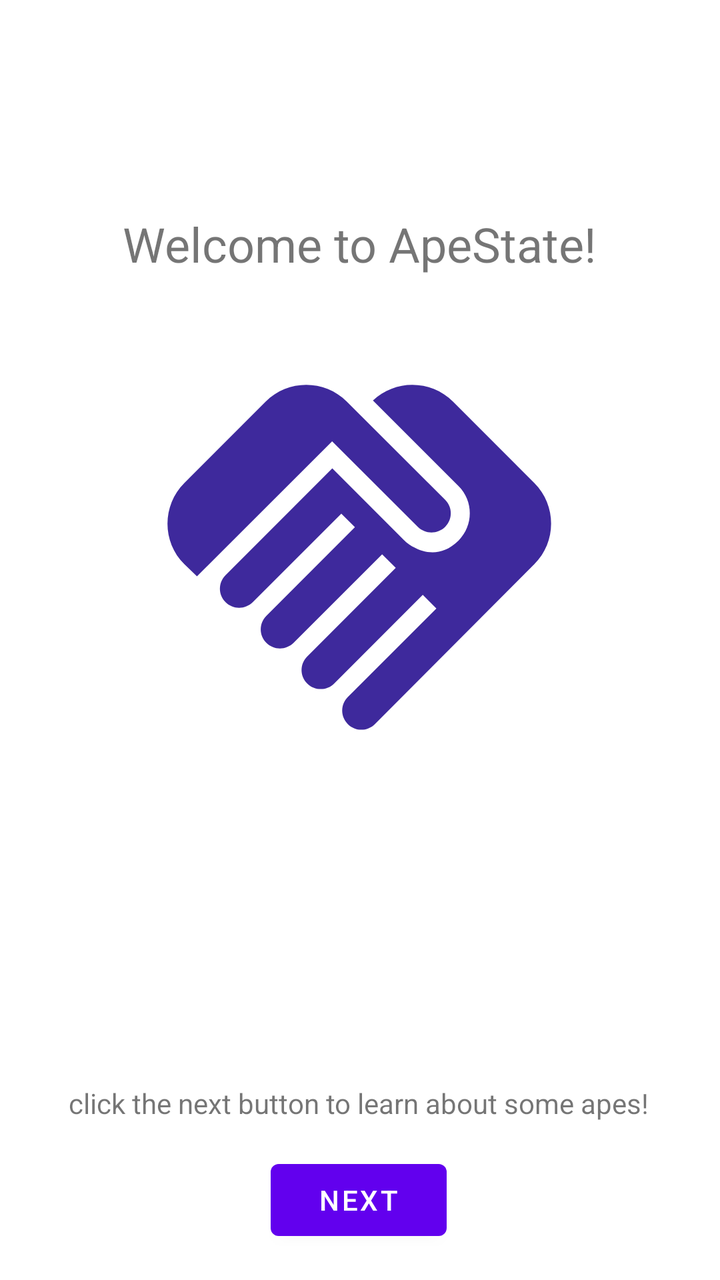
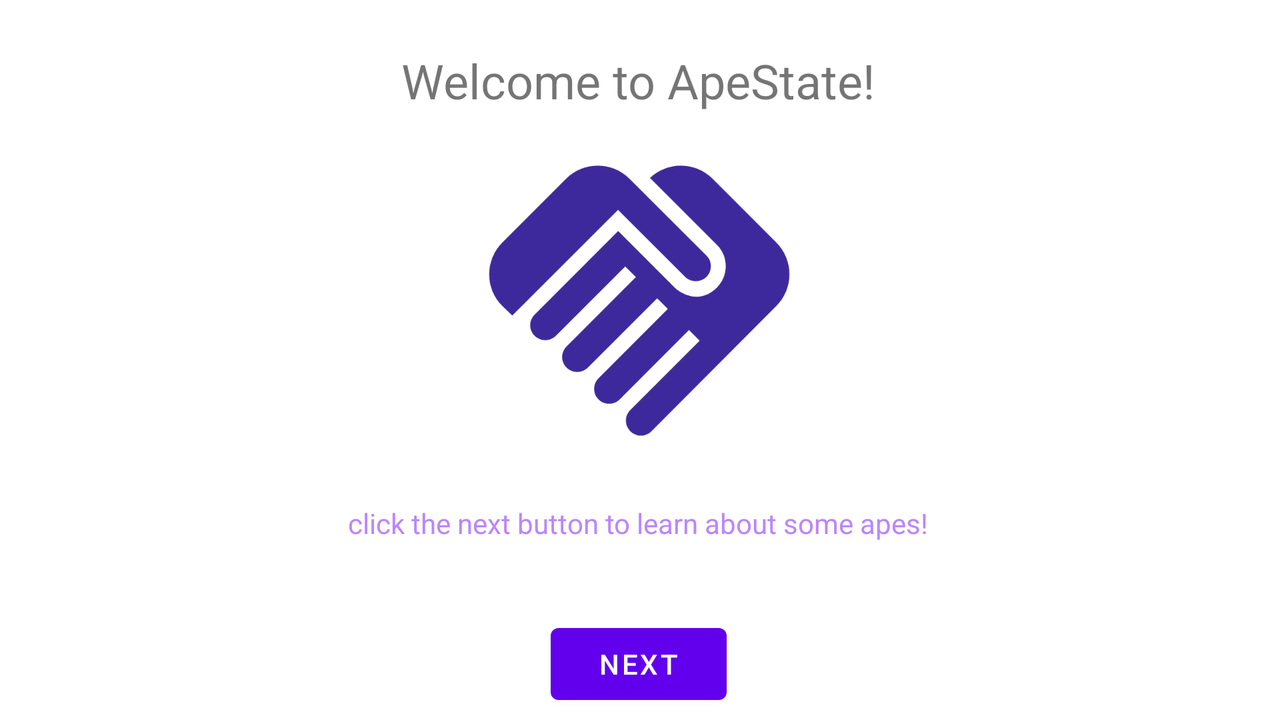

Compare how this app lays out the same screen by default and in its alternative resource folder. The renders come first, then the two layout files and the values they reference.
<!-- AndroidManifest.xml: application theme Theme.ApeState -->
<!-- res/layout/activity_main.xml -->
<?xml version="1.0" encoding="utf-8"?>
<androidx.constraintlayout.widget.ConstraintLayout xmlns:android="http://schemas.android.com/apk/res/android"
    xmlns:app="http://schemas.android.com/apk/res-auto"
    xmlns:tools="http://schemas.android.com/tools"
    android:layout_width="match_parent"
    android:layout_height="match_parent"
    tools:context=".MainActivity">

    <TextView
        android:id="@+id/textView2"
        android:layout_width="wrap_content"
        android:layout_height="wrap_content"
        android:text="@string/welcome_to_apestate"
        android:textSize="24sp"
        app:layout_constraintBottom_toBottomOf="parent"
        app:layout_constraintEnd_toEndOf="parent"
        app:layout_constraintStart_toStartOf="parent"
        app:layout_constraintTop_toTopOf="parent"
        app:layout_constraintVertical_bias="0.174" />

    <ImageView
        android:id="@+id/imageView2"
        android:layout_width="230dp"
        android:layout_height="237dp"
        android:layout_marginTop="22dp"
        app:layout_constraintBottom_toBottomOf="parent"
        app:layout_constraintEnd_toEndOf="parent"
        app:layout_constraintHorizontal_bias="0.497"
        app:layout_constraintStart_toStartOf="parent"
        app:layout_constraintTop_toBottomOf="@+id/textView2"
        app:layout_constraintVertical_bias="0.0"
        app:srcCompat="@drawable/baseline_handshake_24"
        android:contentDescription="@string/todo" />

    <Button
        android:id="@+id/nextButton"
        android:layout_width="wrap_content"
        android:layout_height="wrap_content"
        android:layout_marginBottom="16dp"
        android:text="@string/next"
        app:layout_constraintBottom_toBottomOf="parent"
        app:layout_constraintEnd_toEndOf="parent"
        app:layout_constraintHorizontal_bias="0.498"
        app:layout_constraintStart_toStartOf="parent" />

    <TextView
        android:id="@+id/textView3"
        android:layout_width="wrap_content"
        android:layout_height="wrap_content"
        android:text="@string/click_the_next_button_to_learn_about_some_apes"
        app:layout_constraintBottom_toTopOf="@+id/nextButton"
        app:layout_constraintEnd_toEndOf="parent"
        app:layout_constraintHorizontal_bias="0.495"
        app:layout_constraintStart_toStartOf="parent"
        app:layout_constraintTop_toBottomOf="@+id/imageView2"
        app:layout_constraintVertical_bias="0.906" />

</androidx.constraintlayout.widget.ConstraintLayout>
<!-- resources referenced by this layout -->
<resources>
  <!-- drawable baseline_handshake_24 (drawable) -->
  <vector android:height="24dp" android:tint="#3E299C"
      android:viewportHeight="24" android:viewportWidth="24"
      android:width="24dp" xmlns:android="http://schemas.android.com/apk/res/android">
      <path android:fillColor="@android:color/white" android:pathData="M16.48,10.41c-0.39,0.39 -1.04,0.39 -1.43,0l-4.47,-4.46l-7.05,7.04l-0.66,-0.63c-1.17,-1.17 -1.17,-3.07 0,-4.24l4.24,-4.24c1.17,-1.17 3.07,-1.17 4.24,0L16.48,9C16.87,9.39 16.87,10.02 16.48,10.41zM17.18,8.29c0.78,0.78 0.78,2.05 0,2.83c-1.27,1.27 -2.61,0.22 -2.83,0l-3.76,-3.76l-5.57,5.57c-0.39,0.39 -0.39,1.02 0,1.41c0.39,0.39 1.02,0.39 1.42,0l4.62,-4.62l0.71,0.71l-4.62,4.62c-0.39,0.39 -0.39,1.02 0,1.41c0.39,0.39 1.02,0.39 1.42,0l4.62,-4.62l0.71,0.71l-4.62,4.62c-0.39,0.39 -0.39,1.02 0,1.41c0.39,0.39 1.02,0.39 1.41,0l4.62,-4.62l0.71,0.71l-4.62,4.62c-0.39,0.39 -0.39,1.02 0,1.41c0.39,0.39 1.02,0.39 1.41,0l8.32,-8.34c1.17,-1.17 1.17,-3.07 0,-4.24l-4.24,-4.24c-1.15,-1.15 -3.01,-1.17 -4.18,-0.06L17.18,8.29z"/>
  </vector>
  <string name="click_the_next_button_to_learn_about_some_apes">click the next button to learn about some apes!</string>
  <string name="next">next</string>
  <string name="todo">TODO</string>
  <string name="welcome_to_apestate">Welcome to ApeState!</string>
  <style name="Theme.ApeState" parent="Theme.MaterialComponents.DayNight.DarkActionBar">
          
          <item name="colorPrimary">@color/purple_500</item>
          <item name="colorPrimaryVariant">@color/purple_700</item>
          <item name="colorOnPrimary">@color/white</item>
          
          <item name="colorSecondary">@color/teal_200</item>
          <item name="colorSecondaryVariant">@color/teal_700</item>
          <item name="colorOnSecondary">@color/black</item>
          
          <item name="android:statusBarColor">?attr/colorPrimaryVariant</item>
          
      </style>
</resources>
<!-- res/layout-land/activity_main.xml (the repository's variant of the layout above) -->
<!-- drawn on the phone turned sideways -->
<?xml version="1.0" encoding="utf-8"?>
<androidx.constraintlayout.widget.ConstraintLayout xmlns:android="http://schemas.android.com/apk/res/android"
    xmlns:app="http://schemas.android.com/apk/res-auto"
    xmlns:tools="http://schemas.android.com/tools"
    android:layout_width="match_parent"
    android:layout_height="match_parent"
    tools:context=".MainActivity">

    <TextView
        android:id="@+id/textView2"
        android:layout_width="wrap_content"
        android:layout_height="wrap_content"
        android:layout_marginTop="24dp"
        android:text="@string/welcome_to_apestate"
        android:textSize="24sp"
        app:layout_constraintEnd_toEndOf="parent"
        app:layout_constraintHorizontal_bias="0.498"
        app:layout_constraintStart_toStartOf="parent"
        app:layout_constraintTop_toTopOf="parent" />

    <ImageView
        android:id="@+id/imageView2"
        android:layout_width="194dp"
        android:layout_height="180dp"
        android:layout_marginTop="4dp"
        android:contentDescription="@string/todo"
        app:layout_constraintEnd_toEndOf="parent"
        app:layout_constraintHorizontal_bias="0.499"
        app:layout_constraintStart_toStartOf="parent"
        app:layout_constraintTop_toBottomOf="@+id/textView2"
        app:srcCompat="@drawable/baseline_handshake_24" />

    <Button
        android:id="@+id/nextButton"
        android:layout_width="wrap_content"
        android:layout_height="wrap_content"
        android:layout_marginBottom="4dp"
        android:text="@string/next"
        app:layout_constraintBottom_toBottomOf="parent"
        app:layout_constraintEnd_toEndOf="parent"
        app:layout_constraintHorizontal_bias="0.499"
        app:layout_constraintStart_toStartOf="parent" />

    <TextView
        android:id="@+id/textView3"
        android:layout_width="wrap_content"
        android:layout_height="wrap_content"
        android:text="@string/click_the_next_button_to_learn_about_some_apes"
        android:textColor="@color/purple_200"
        app:layout_constraintBottom_toTopOf="@+id/nextButton"
        app:layout_constraintEnd_toEndOf="parent"
        app:layout_constraintHorizontal_bias="0.498"
        app:layout_constraintStart_toStartOf="parent"
        app:layout_constraintTop_toBottomOf="@+id/imageView2"
        app:layout_constraintVertical_bias="0.237" />

</androidx.constraintlayout.widget.ConstraintLayout>
